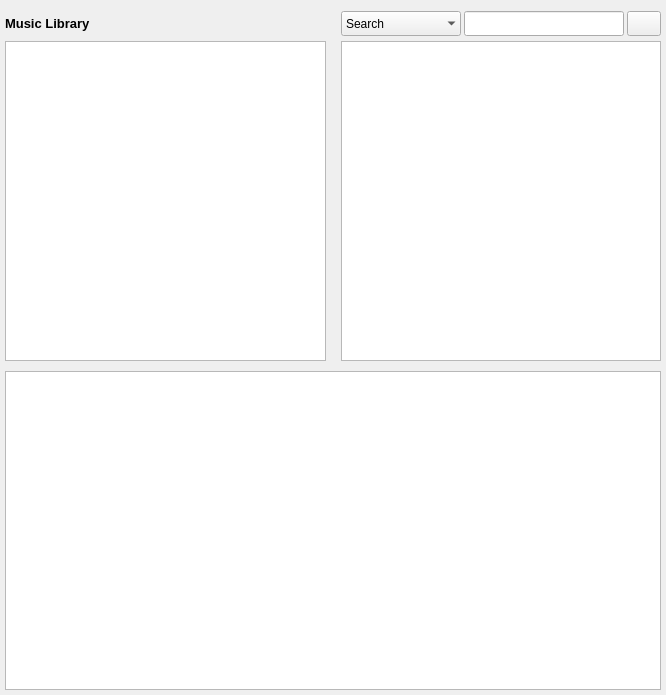
<?xml version="1.0" encoding="UTF-8"?>
<ui version="4.0">
 <class>Library_windowed</class>
 <widget class="QWidget" name="Library_windowed">
  <property name="geometry">
   <rect>
    <x>0</x>
    <y>0</y>
    <width>666</width>
    <height>695</height>
   </rect>
  </property>
  <property name="minimumSize">
   <size>
    <width>0</width>
    <height>0</height>
   </size>
  </property>
  <property name="focusPolicy">
   <enum>Qt::StrongFocus</enum>
  </property>
  <property name="windowTitle">
   <string>Library</string>
  </property>
  <layout class="QGridLayout" name="gridLayout">
   <property name="leftMargin">
    <number>5</number>
   </property>
   <property name="rightMargin">
    <number>5</number>
   </property>
   <property name="bottomMargin">
    <number>5</number>
   </property>
   <property name="horizontalSpacing">
    <number>15</number>
   </property>
   <property name="verticalSpacing">
    <number>5</number>
   </property>
   <item row="4" column="0" colspan="4">
    <widget class="MyTableView" name="tb_title">
     <property name="sizePolicy">
      <sizepolicy hsizetype="Preferred" vsizetype="MinimumExpanding">
       <horstretch>0</horstretch>
       <verstretch>0</verstretch>
      </sizepolicy>
     </property>
     <property name="font">
      <font>
       <family>DejaVu Sans</family>
       <pointsize>8</pointsize>
       <weight>75</weight>
       <bold>true</bold>
      </font>
     </property>
     <property name="layoutDirection">
      <enum>Qt::LeftToRight</enum>
     </property>
     <property name="frameShadow">
      <enum>QFrame::Sunken</enum>
     </property>
     <property name="editTriggers">
      <set>QAbstractItemView::NoEditTriggers</set>
     </property>
     <property name="showDropIndicator" stdset="0">
      <bool>false</bool>
     </property>
     <property name="dragEnabled">
      <bool>true</bool>
     </property>
     <property name="dragDropMode">
      <enum>QAbstractItemView::DragOnly</enum>
     </property>
     <property name="alternatingRowColors">
      <bool>true</bool>
     </property>
     <property name="selectionMode">
      <enum>QAbstractItemView::ExtendedSelection</enum>
     </property>
     <property name="selectionBehavior">
      <enum>QAbstractItemView::SelectRows</enum>
     </property>
     <property name="textElideMode">
      <enum>Qt::ElideLeft</enum>
     </property>
     <property name="verticalScrollMode">
      <enum>QAbstractItemView::ScrollPerPixel</enum>
     </property>
     <property name="horizontalScrollMode">
      <enum>QAbstractItemView::ScrollPerPixel</enum>
     </property>
     <property name="showGrid">
      <bool>false</bool>
     </property>
     <property name="gridStyle">
      <enum>Qt::DotLine</enum>
     </property>
     <property name="sortingEnabled">
      <bool>true</bool>
     </property>
     <property name="wordWrap">
      <bool>false</bool>
     </property>
     <property name="cornerButtonEnabled">
      <bool>true</bool>
     </property>
     <attribute name="horizontalHeaderCascadingSectionResizes">
      <bool>true</bool>
     </attribute>
     <attribute name="horizontalHeaderMinimumSectionSize">
      <number>23</number>
     </attribute>
     <attribute name="horizontalHeaderShowSortIndicator" stdset="0">
      <bool>true</bool>
     </attribute>
     <attribute name="horizontalHeaderStretchLastSection">
      <bool>true</bool>
     </attribute>
     <attribute name="verticalHeaderVisible">
      <bool>false</bool>
     </attribute>
     <attribute name="verticalHeaderDefaultSectionSize">
      <number>20</number>
     </attribute>
     <attribute name="verticalHeaderMinimumSectionSize">
      <number>20</number>
     </attribute>
    </widget>
   </item>
   <item row="2" column="2" colspan="2">
    <widget class="MyTableView" name="lv_album">
     <property name="sizePolicy">
      <sizepolicy hsizetype="Expanding" vsizetype="Expanding">
       <horstretch>1</horstretch>
       <verstretch>0</verstretch>
      </sizepolicy>
     </property>
     <property name="minimumSize">
      <size>
       <width>200</width>
       <height>0</height>
      </size>
     </property>
     <property name="font">
      <font>
       <family>DejaVu Sans</family>
       <pointsize>8</pointsize>
       <weight>75</weight>
       <bold>true</bold>
      </font>
     </property>
     <property name="layoutDirection">
      <enum>Qt::LeftToRight</enum>
     </property>
     <property name="frameShadow">
      <enum>QFrame::Sunken</enum>
     </property>
     <property name="horizontalScrollBarPolicy">
      <enum>Qt::ScrollBarAsNeeded</enum>
     </property>
     <property name="autoScroll">
      <bool>false</bool>
     </property>
     <property name="editTriggers">
      <set>QAbstractItemView::NoEditTriggers</set>
     </property>
     <property name="alternatingRowColors">
      <bool>false</bool>
     </property>
     <property name="selectionBehavior">
      <enum>QAbstractItemView::SelectRows</enum>
     </property>
     <property name="verticalScrollMode">
      <enum>QAbstractItemView::ScrollPerPixel</enum>
     </property>
     <property name="horizontalScrollMode">
      <enum>QAbstractItemView::ScrollPerPixel</enum>
     </property>
     <property name="showGrid">
      <bool>false</bool>
     </property>
     <property name="gridStyle">
      <enum>Qt::DotLine</enum>
     </property>
     <property name="sortingEnabled">
      <bool>true</bool>
     </property>
     <property name="wordWrap">
      <bool>false</bool>
     </property>
     <attribute name="horizontalHeaderMinimumSectionSize">
      <number>23</number>
     </attribute>
     <attribute name="horizontalHeaderStretchLastSection">
      <bool>true</bool>
     </attribute>
     <attribute name="verticalHeaderVisible">
      <bool>false</bool>
     </attribute>
     <attribute name="verticalHeaderDefaultSectionSize">
      <number>20</number>
     </attribute>
     <attribute name="verticalHeaderMinimumSectionSize">
      <number>20</number>
     </attribute>
    </widget>
   </item>
   <item row="2" column="0" colspan="2">
    <widget class="MyTableView" name="lv_artist">
     <property name="sizePolicy">
      <sizepolicy hsizetype="Expanding" vsizetype="Expanding">
       <horstretch>1</horstretch>
       <verstretch>0</verstretch>
      </sizepolicy>
     </property>
     <property name="minimumSize">
      <size>
       <width>200</width>
       <height>0</height>
      </size>
     </property>
     <property name="font">
      <font>
       <family>DejaVu Sans</family>
       <pointsize>8</pointsize>
       <weight>75</weight>
       <bold>true</bold>
      </font>
     </property>
     <property name="layoutDirection">
      <enum>Qt::LeftToRight</enum>
     </property>
     <property name="frameShape">
      <enum>QFrame::StyledPanel</enum>
     </property>
     <property name="frameShadow">
      <enum>QFrame::Sunken</enum>
     </property>
     <property name="midLineWidth">
      <number>0</number>
     </property>
     <property name="autoScroll">
      <bool>false</bool>
     </property>
     <property name="editTriggers">
      <set>QAbstractItemView::NoEditTriggers</set>
     </property>
     <property name="selectionBehavior">
      <enum>QAbstractItemView::SelectRows</enum>
     </property>
     <property name="verticalScrollMode">
      <enum>QAbstractItemView::ScrollPerPixel</enum>
     </property>
     <property name="horizontalScrollMode">
      <enum>QAbstractItemView::ScrollPerPixel</enum>
     </property>
     <property name="showGrid">
      <bool>false</bool>
     </property>
     <property name="gridStyle">
      <enum>Qt::DotLine</enum>
     </property>
     <property name="sortingEnabled">
      <bool>true</bool>
     </property>
     <property name="wordWrap">
      <bool>false</bool>
     </property>
     <attribute name="horizontalHeaderStretchLastSection">
      <bool>true</bool>
     </attribute>
     <attribute name="verticalHeaderVisible">
      <bool>false</bool>
     </attribute>
     <attribute name="verticalHeaderDefaultSectionSize">
      <number>20</number>
     </attribute>
     <attribute name="verticalHeaderMinimumSectionSize">
      <number>20</number>
     </attribute>
    </widget>
   </item>
   <item row="3" column="0" colspan="2">
    <widget class="QFrame" name="frame">
     <property name="frameShape">
      <enum>QFrame::StyledPanel</enum>
     </property>
     <property name="frameShadow">
      <enum>QFrame::Raised</enum>
     </property>
    </widget>
   </item>
   <item row="1" column="2" colspan="2">
    <layout class="QHBoxLayout" name="horizontalLayout">
     <property name="spacing">
      <number>3</number>
     </property>
     <item>
      <widget class="QComboBox" name="combo_searchfilter">
       <property name="minimumSize">
        <size>
         <width>120</width>
         <height>25</height>
        </size>
       </property>
       <property name="maximumSize">
        <size>
         <width>120</width>
         <height>25</height>
        </size>
       </property>
       <property name="focusPolicy">
        <enum>Qt::NoFocus</enum>
       </property>
       <property name="sizeAdjustPolicy">
        <enum>QComboBox::AdjustToMinimumContentsLength</enum>
       </property>
       <property name="minimumContentsLength">
        <number>120</number>
       </property>
       <property name="frame">
        <bool>false</bool>
       </property>
       <item>
        <property name="text">
         <string>Search</string>
        </property>
       </item>
       <item>
        <property name="text">
         <string>Genre</string>
        </property>
       </item>
       <item>
        <property name="text">
         <string>Path</string>
        </property>
       </item>
      </widget>
     </item>
     <item>
      <widget class="QLineEdit" name="le_search">
       <property name="minimumSize">
        <size>
         <width>0</width>
         <height>25</height>
        </size>
       </property>
       <property name="maximumSize">
        <size>
         <width>16777215</width>
         <height>25</height>
        </size>
       </property>
       <property name="focusPolicy">
        <enum>Qt::ClickFocus</enum>
       </property>
       <property name="toolTip">
        <string>Search for title, interprets and albums</string>
       </property>
      </widget>
     </item>
     <item>
      <widget class="QPushButton" name="btn_clear">
       <property name="minimumSize">
        <size>
         <width>0</width>
         <height>25</height>
        </size>
       </property>
       <property name="maximumSize">
        <size>
         <width>34</width>
         <height>25</height>
        </size>
       </property>
       <property name="focusPolicy">
        <enum>Qt::NoFocus</enum>
       </property>
       <property name="toolTip">
        <string>Show all interprets, albums, tracks</string>
       </property>
       <property name="text">
        <string/>
       </property>
      </widget>
     </item>
    </layout>
   </item>
   <item row="1" column="0" colspan="2">
    <layout class="QHBoxLayout" name="horizontalLayout_2">
     <item>
      <widget class="QLabel" name="lab_music_library">
       <property name="sizePolicy">
        <sizepolicy hsizetype="Maximum" vsizetype="Preferred">
         <horstretch>0</horstretch>
         <verstretch>0</verstretch>
        </sizepolicy>
       </property>
       <property name="font">
        <font>
         <pointsize>10</pointsize>
         <weight>75</weight>
         <bold>true</bold>
        </font>
       </property>
       <property name="text">
        <string>Music Library  </string>
       </property>
      </widget>
     </item>
     <item>
      <widget class="QLabel" name="lab_status">
       <property name="text">
        <string/>
       </property>
      </widget>
     </item>
     <item>
      <widget class="QPushButton" name="btn_info">
       <property name="minimumSize">
        <size>
         <width>24</width>
         <height>24</height>
        </size>
       </property>
       <property name="maximumSize">
        <size>
         <width>24</width>
         <height>24</height>
        </size>
       </property>
       <property name="focusPolicy">
        <enum>Qt::NoFocus</enum>
       </property>
       <property name="text">
        <string/>
       </property>
       <property name="iconSize">
        <size>
         <width>18</width>
         <height>18</height>
        </size>
       </property>
       <property name="flat">
        <bool>true</bool>
       </property>
      </widget>
     </item>
    </layout>
   </item>
  </layout>
 </widget>
 <customwidgets>
  <customwidget>
   <class>MyTableView</class>
   <extends>QTableView</extends>
   <header>GUI/MyTableView.h</header>
  </customwidget>
 </customwidgets>
 <resources/>
 <connections/>
</ui>
